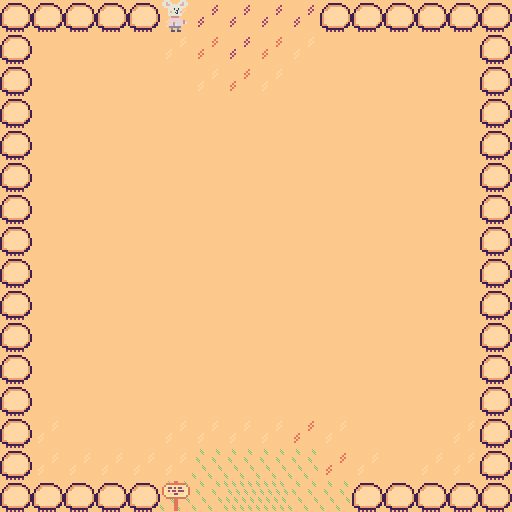

Tiled map render using the project's own tile images. Description and the whole map definition, tile-layer contents included, below:
An orthogonal 16x16 tile map with 32x32 px tiles, 4 tile layers (Ground, Ground-details, Elements, Maze).

<map version="1.5" tiledversion="1.5.0" orientation="orthogonal" renderorder="right-down" width="16" height="16" tilewidth="32" tileheight="32" infinite="0" nextlayerid="6" nextobjectid="1">
 <tileset firstgid="1" source="torkut-nature-single.tsx" />
 <layer id="2" name="Ground" width="16" height="16">
  <data encoding="csv">
23,23,23,23,23,23,23,23,23,23,23,23,23,23,23,23,
23,23,23,23,23,23,23,23,23,23,23,23,23,23,23,23,
23,23,23,23,23,23,23,23,23,23,23,23,23,23,23,23,
23,23,23,23,23,23,23,23,23,23,23,23,23,23,23,23,
23,23,23,23,23,23,23,23,23,23,23,23,23,23,23,23,
23,23,23,23,23,23,23,23,23,23,23,23,23,23,23,23,
23,23,23,23,23,23,23,23,23,23,23,23,23,23,23,23,
23,23,23,23,23,23,23,23,23,23,23,23,23,23,23,23,
23,23,23,23,23,23,23,23,23,23,23,23,23,23,23,23,
23,23,23,23,23,23,23,23,23,23,23,23,23,23,23,23,
23,23,23,23,23,23,23,23,23,23,23,23,23,23,23,23,
23,23,23,23,23,23,23,23,23,23,23,23,23,23,23,23,
23,23,23,23,23,23,23,23,23,23,23,23,23,23,23,23,
23,23,23,23,23,23,23,23,23,23,23,23,23,23,23,23,
23,23,23,23,23,23,23,23,23,23,23,23,23,23,23,23,
23,23,23,23,23,23,23,23,23,23,23,23,23,23,23,23
</data>
 </layer>
 <layer id="4" name="Ground-details" width="16" height="16">
  <data encoding="csv">
0,0,0,0,0,22,21,21,21,21,0,0,0,0,0,0,
0,0,0,0,0,22,19,21,19,22,0,0,0,0,0,0,
0,0,0,0,0,0,22,19,22,0,0,0,0,0,0,0,
0,0,0,0,0,0,0,0,0,0,0,0,0,0,0,0,
0,0,0,0,0,0,0,0,0,0,0,0,0,0,0,0,
0,0,0,0,0,0,0,0,0,0,0,0,0,0,0,0,
0,0,0,0,0,0,0,0,0,0,0,0,0,0,0,0,
0,0,0,0,0,0,0,0,0,0,0,0,0,0,0,0,
0,0,0,0,0,0,0,0,0,0,0,0,0,0,0,0,
0,0,0,0,0,0,0,0,0,0,0,0,0,0,0,0,
0,0,0,0,0,0,0,0,0,0,0,0,0,0,0,0,
0,0,0,0,0,0,0,0,0,0,0,0,0,0,0,0,
0,0,0,0,0,0,0,0,0,0,0,0,0,0,0,0,
0,22,0,0,0,22,22,22,22,19,22,0,0,0,22,0,
0,22,22,22,22,22,17,17,17,17,19,22,0,22,22,0,
0,0,0,0,0,17,17,18,18,17,17,0,0,0,0,0
</data>
 </layer>
 <layer id="5" name="Elements" width="16" height="16">
  <data encoding="csv">
0,0,0,0,0,30,0,0,0,0,0,0,0,0,0,0,
0,0,0,0,0,0,0,0,0,0,0,0,0,0,0,0,
0,0,0,0,0,0,0,0,0,0,0,0,0,0,0,0,
0,0,0,0,0,0,0,0,0,0,0,0,0,0,0,0,
0,0,0,0,0,0,0,0,0,0,0,0,0,0,0,0,
0,0,0,0,0,0,0,0,0,0,0,0,0,0,0,0,
0,0,0,0,0,0,0,0,0,0,0,0,0,0,0,0,
0,0,0,0,0,0,0,0,0,0,0,0,0,0,0,0,
0,0,0,0,0,0,0,0,0,0,0,0,0,0,0,0,
0,0,0,0,0,0,0,0,0,0,0,0,0,0,0,0,
0,0,0,0,0,0,0,0,0,0,0,0,0,0,0,0,
0,0,0,0,0,0,0,0,0,0,0,0,0,0,0,0,
0,0,0,0,0,0,0,0,0,0,0,0,0,0,0,0,
0,0,0,0,0,0,0,0,0,0,0,0,0,0,0,0,
0,0,0,0,0,0,0,0,0,0,0,0,0,0,0,0,
0,0,0,0,0,37,0,0,0,0,0,0,0,0,0,0
</data>
 </layer>
 <layer id="3" name="Maze" width="16" height="16">
  <data encoding="csv">
6,6,6,6,6,0,0,0,0,0,6,6,6,6,6,6,
6,0,0,0,0,0,0,0,0,0,0,0,0,0,0,6,
6,0,0,0,0,0,0,0,0,0,0,0,0,0,0,6,
6,0,0,0,0,0,0,0,0,0,0,0,0,0,0,6,
6,0,0,0,0,0,0,0,0,0,0,0,0,0,0,6,
6,0,0,0,0,0,0,0,0,0,0,0,0,0,0,6,
6,0,0,0,0,0,0,0,0,0,0,0,0,0,0,6,
6,0,0,0,0,0,0,0,0,0,0,0,0,0,0,6,
6,0,0,0,0,0,0,0,0,0,0,0,0,0,0,6,
6,0,0,0,0,0,0,0,0,0,0,0,0,0,0,6,
6,0,0,0,0,0,0,0,0,0,0,0,0,0,0,6,
6,0,0,0,0,0,0,0,0,0,0,0,0,0,0,6,
6,0,0,0,0,0,0,0,0,0,0,0,0,0,0,6,
6,0,0,0,0,0,0,0,0,0,0,0,0,0,0,6,
6,0,0,0,0,0,0,0,0,0,0,0,0,0,0,6,
6,6,6,6,6,0,0,0,0,0,0,6,6,6,6,6
</data>
 </layer>
</map>